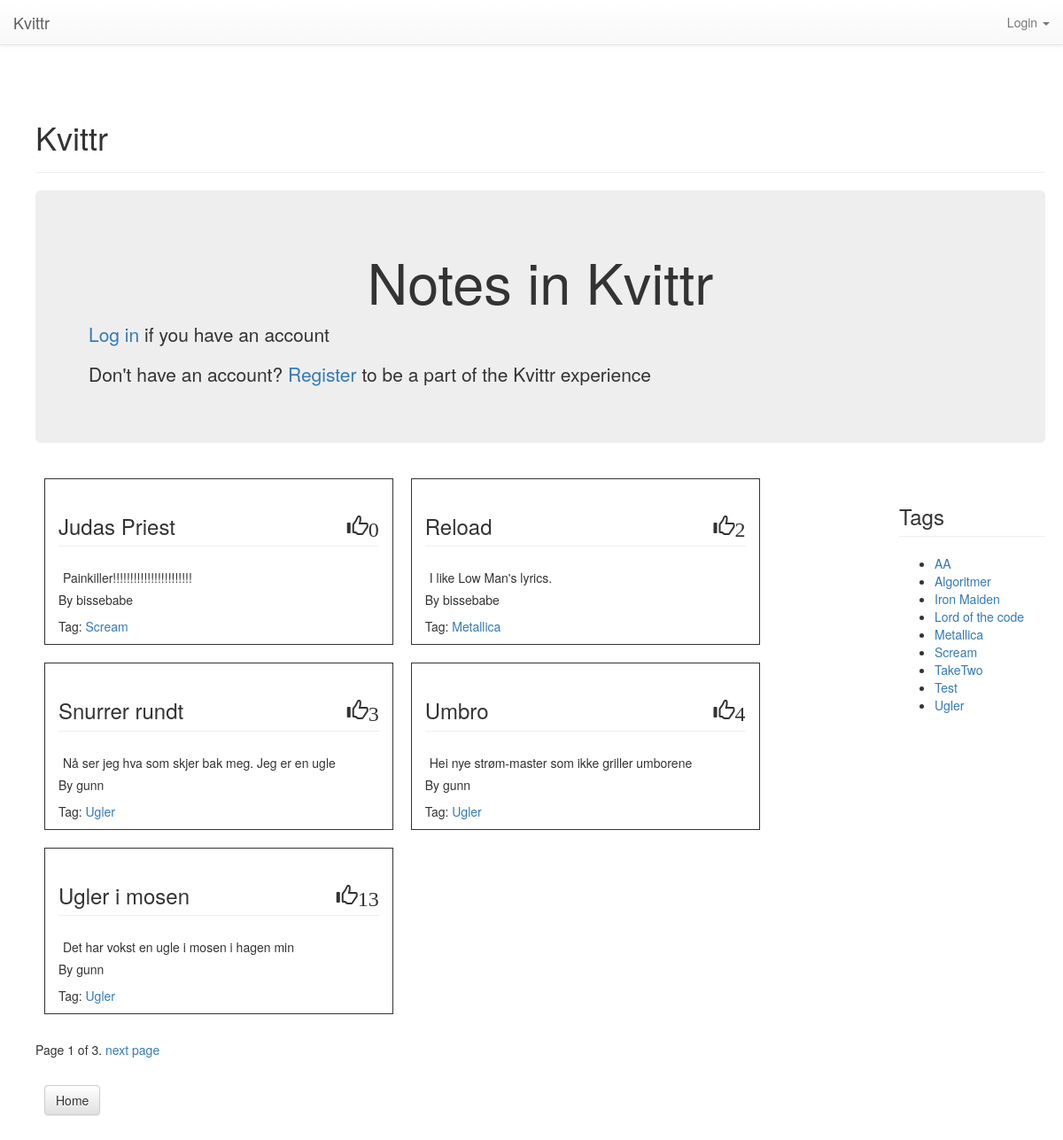
The page / on the database its author committed.
### notes/models.py (models this page shows, shortened)
class Note(models.Model):
	label = models.CharField(max_length = 30)
	body = models.TextField()
	timestamp = models.DateTimeField(auto_now_add=True)
	tags = models.ManyToManyField('Tag', related_name='notes')
	author = models.ForeignKey(User)
	num_likes = models.PositiveIntegerField(default=0)

class Tag(models.Model):
	label = models.CharField(max_length = 30)
	slug = models.SlugField(max_length=30)
	def __unicode__(self):
		return self.label

### kvittr/views.py (the view)
# urls.py: url(r'^$', home_view, name='home'),
def home_view(request):
	notes = Note.objects.all().order_by('-timestamp')
	page_number = request.GET.get('page')
	paginator = Paginator(notes, 5)
	try:
		notes = paginator.page(page_number)
	except PageNotAnInteger:
		notes = paginator.page(1)
	except EmptyPage:
		notes = paginator.page(paginator.num_pages)
	tags = Tag.objects.all().order_by('label')
	context = {
		'notes': notes,
		'tags': tags
		}
	return render(request, 'home.html', context)

### templates/home.html (shortened to what this page needs)
{% extends 'base.html' %}
{% block pagecontent %}
<div class="jumbotron">
	<h1 align="center">Notes in Kvittr</h1>
	{% if user.is_anonymous %}
		<p>
			<a href="{% url 'useraccounts:login' %}">Log in</a> if you have an account
		</p>
		<p>
			Don't have an account?<a href="{% url 'useraccounts:register' %}"> Register</a> to be a part of the Kvittr experience
		</p>
	{% endif %}
</div>
<div class="row">
{% if user.is_authenticated %}
	<div class="col-sm-10">
		{% if notes%}
			{% for note in notes %}
				<div class="col-sm-5 border margin10">
					<h3 class="page-header">
						<a href="{% url 'notes:detailnote' %}?id={{note.id}}">{{ note.label }}</a>
						<span id="likes_{{ note.id }}" class="glyphicon glyphicon-thumbs-up pull-right">{{ note.num_likes }} </span>
					</h3>
					<div class="padding5">
						<p>{{ note.body }}</p>
					</div>
					{% for tag in note.tags.all %}
						<p class="clearfix">Tag: <a href="{% url 'notes:tagsearch' slug=tag.slug %}">{{tag}}</a></p>
					{% endfor %}
					<div>
						<p class="text-left">By {{ note.author }}</p>
						{% if note and note.author == request.user %}
							<a class="pull-right" href="{% url 'notes:addnote' %}?id={{note.id}}">Edit Note</a>
						{% endif %}
					</div>
				</div>
			{% endfor %}
		{% else %}
			<div class="col-sm-12">
				<h3>No notes yet</h3>
			</div>
		{% endif %}
	</div>
	<div class="col-sm-2">
		<h3 class="page-header">Tags</h3>
		<ul>
			{% if tags %}
				{% for tag in tags %}
					<li>
						<a href="{% url 'notes:tagsearch' slug=tag.slug %}">{{tag}}</a>
					</li>
				{% endfor %}
			{% else %}
				<div class="alert alert-warning">No tags yet</div>
			{% endif %}
		</ul>
	</div>
{% else %}
	<div class="col-sm-10">
		{% if notes%}
			{% for note in notes %}
				<div class="col-sm-5 border margin10" >
					<h3 class="page-header"> {{ note.label }}
						<span id="likes_{{ note.id }}" class="glyphicon glyphicon-thumbs-up pull-right">{{ note.num_likes }} </span>
					</h3>
					<div class="padding5">
						{{ note.body }}
					</div>
					<p class="text-left">By {{ note.author }}</p>
					{% for tag in note.tags.all %}
						<p class="clearfix">Tag: <a href="{% url 'notes:tagsearch' slug=tag.slug %}">{{tag}}</a></p>
					{% endfor %}
				</div>
			{% endfor %}
		{% endif %}
	</div>
	<div class="col-sm-2">
		<h3 class="page-header">Tags</h3>
		<ul>
			{% if tags %}
				{% for tag in tags %}
					<li>
						<a href="{% url 'notes:tagsearch' slug=tag.slug %}">{{tag}}</a>
					</li>
				{% endfor %}
			{% endif %}
		</ul>
	</div>
{% endif %}
</div>
<div class="pagination">
	<span class"step-links">
    <span class="current">
    	Page {{ notes.number }} of {{ notes.paginator.num_pages }}.
    </span>
    {% if notes.has_next %}
    	<a href="?page={{ notes.next_page_number }}">next page</a>
    {% endif %}
  </span>
</div>
<div class="clear-both">
	<a href="{% url 'home' %}" type="button" class="btn btn-default margin10">Home</a>
</div>
{% endblock pagecontent %}

### static/kvittr/style.css (style rules this page uses)
body { padding-top: 70px; margin: 25px; }
.border { border: 1px solid; }
.margin10 { margin: 10px; }
.padding5 { padding: 5px; }
.clear-both { clear: both; }

### rows shown on the page
Note: label "Judas Priest", num_likes "0", body "Painkiller!!!!!!!!!!!!!!!!!!!!!!!", author "bissebabe"
Tag: label "Scream"
Note: label "Reload", num_likes "2", body "I like Low Man's lyrics.", author "bissebabe"
Tag: label "Metallica"
Note: label "Snurrer rundt", num_likes "3", body "Nå ser jeg hva som skjer bak meg. Jeg er en ugle", author "gunn"
Tag: label "Ugler"
Note: label "Umbro", num_likes "4", body "Hei nye strøm-master som ikke griller umborene", author "gunn"
Note: label "Ugler i mosen", num_likes "13", body "Det har vokst en ugle i mosen i hagen min", author "gunn"
Tag: label "AA"
Tag: label "Algoritmer"
Tag: label "Iron Maiden"
Tag: label "Lord of the code"
Tag: label "TakeTwo"
Tag: label "Test"

### other values the page prints
{{ notes.number }} "1"
{{ notes.paginator.num_pages }} "3"
